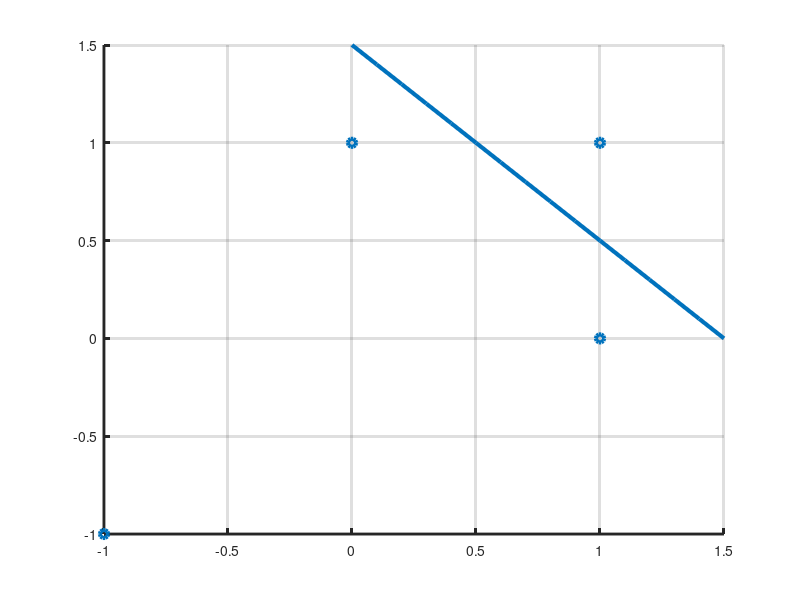

Reproduce this figure in MATLAB.
close all
clear all

x1 = [1;1];
x2 = [-1;-1];
x3 = [1;0];
x4 = [0;1];
x = [x1 x2 x3 x4];
j = 4;

Y(:,:,4) = [1;-1;-1;-1];
m = 0:0.1:1.5;
k = - m + 1.5;

figure(1)
p1 = scatter(x(1,:), x(2,:));
set(p1, 'linewidth', 3)
hold on 
p2 = plot(m,k);
set(p2, 'linewidth', 3)
grid on
set(gca,'linewidth',2)

% support point: x1, x3 and x4

X = transpose(x);

% Formulating Q.P.
H = [2 2 -1 -1; 2 2 -1 -1; -1 -1 1 0; -1 -1 0 1];
f = [-1; -1; -1; -1];
lb = zeros(4,1);
Aeq = [1 -1 -1 -1];
beq = 0;

[x,fval,exitflag,output,lambda] = ...
   quadprog(H,f,[],[],Aeq, beq, lb, []);


